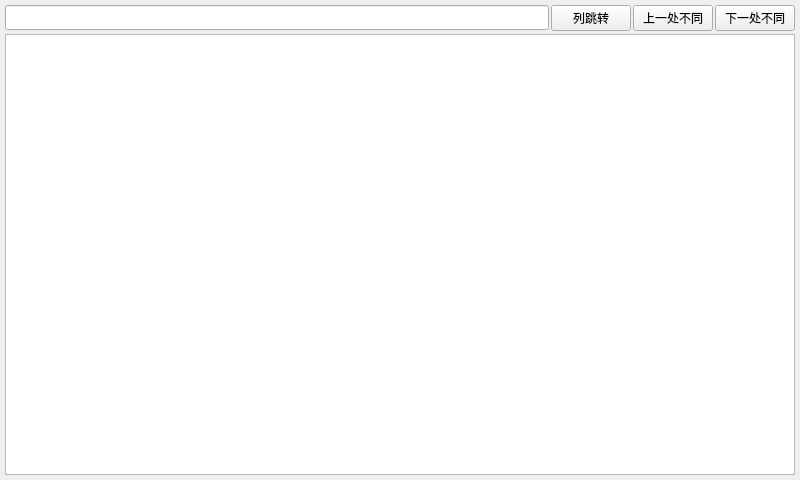
<?xml version="1.0" encoding="UTF-8"?>
<ui version="4.0">
 <class>DialogShowTableCompareView</class>
 <widget class="QDialog" name="DialogShowTableCompareView">
  <property name="windowModality">
   <enum>Qt::NonModal</enum>
  </property>
  <property name="geometry">
   <rect>
    <x>0</x>
    <y>0</y>
    <width>800</width>
    <height>480</height>
   </rect>
  </property>
  <property name="minimumSize">
   <size>
    <width>600</width>
    <height>480</height>
   </size>
  </property>
  <property name="font">
   <font>
    <family>Microsoft YaHei</family>
   </font>
  </property>
  <property name="windowTitle">
   <string>查看表格行记录</string>
  </property>
  <property name="windowIcon">
   <iconset resource="res.qrc">
    <normaloff>:/res/icon.ico</normaloff>:/res/icon.ico</iconset>
  </property>
  <layout class="QGridLayout" name="gridLayout_2">
   <property name="leftMargin">
    <number>5</number>
   </property>
   <property name="topMargin">
    <number>5</number>
   </property>
   <property name="rightMargin">
    <number>5</number>
   </property>
   <property name="bottomMargin">
    <number>5</number>
   </property>
   <property name="spacing">
    <number>3</number>
   </property>
   <item row="1" column="0">
    <widget class="QTableWidget" name="tableWidget"/>
   </item>
   <item row="0" column="0">
    <widget class="QWidget" name="gridWidget" native="true">
     <property name="focusPolicy">
      <enum>Qt::NoFocus</enum>
     </property>
     <layout class="QGridLayout" name="gridLayout_3">
      <property name="leftMargin">
       <number>0</number>
      </property>
      <property name="topMargin">
       <number>0</number>
      </property>
      <property name="rightMargin">
       <number>0</number>
      </property>
      <property name="bottomMargin">
       <number>0</number>
      </property>
      <property name="horizontalSpacing">
       <number>2</number>
      </property>
      <property name="verticalSpacing">
       <number>0</number>
      </property>
      <item row="0" column="0">
       <widget class="QLineEdit" name="lineEdit"/>
      </item>
      <item row="0" column="1">
       <widget class="QPushButton" name="pushButton">
        <property name="focusPolicy">
         <enum>Qt::NoFocus</enum>
        </property>
        <property name="text">
         <string>列跳转</string>
        </property>
       </widget>
      </item>
      <item row="0" column="2">
       <widget class="QPushButton" name="pushButton_2">
        <property name="focusPolicy">
         <enum>Qt::NoFocus</enum>
        </property>
        <property name="text">
         <string>上一处不同</string>
        </property>
       </widget>
      </item>
      <item row="0" column="3">
       <widget class="QPushButton" name="pushButton_3">
        <property name="focusPolicy">
         <enum>Qt::NoFocus</enum>
        </property>
        <property name="text">
         <string>下一处不同</string>
        </property>
       </widget>
      </item>
     </layout>
    </widget>
   </item>
  </layout>
 </widget>
 <resources>
  <include location="res.qrc"/>
 </resources>
 <connections/>
</ui>
